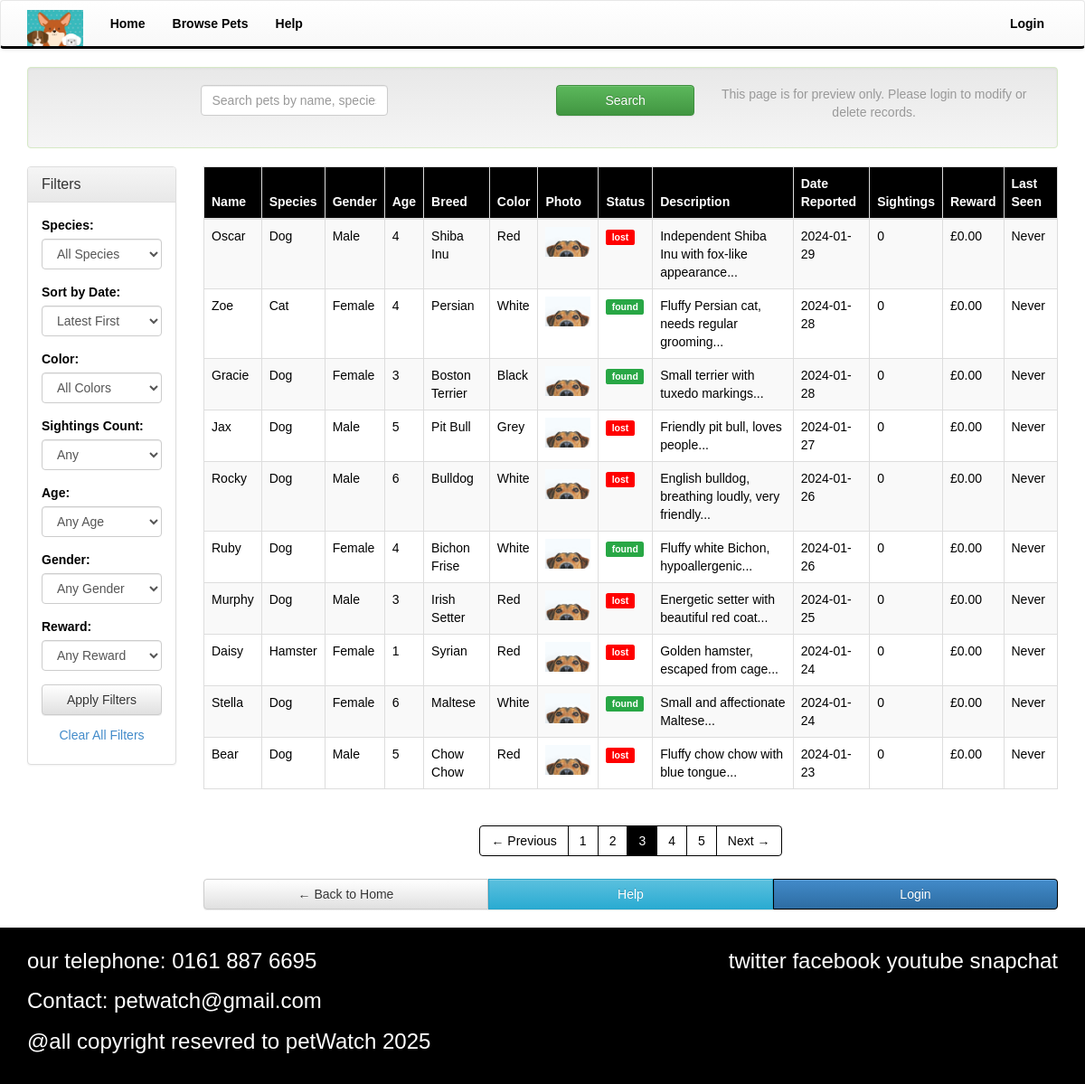
The page /controllers/browse.php?page=3 on the database its author committed.
### tables this page shows
CREATE TABLE "pets"
(
    id            INTEGER
        primary key autoincrement,
    name          TEXT,
    species       TEXT,
    breed         TEXT,
    color         TEXT,
    photo_url     TEXT,
    status        TEXT,
    description   TEXT,
    date_reported DATE,
    user_id       INTEGER
        references users,
    gender        TEXT,
    age           DECIMAL(4, 2),
    check (age >= 0 AND age <= 100),
    check (gender IN ('Male', 'Female')),
    check (status IN ('lost', 'found'))
);

### controllers/browse.php (called while the page is built, shortened)
<?php
require_once '../Model/PetModel.php';
$petModel = new PetModel('../database/petwatch.sqlite');
$search = isset($_GET['search']) ? $_GET['search'] : '';
$species = isset($_GET['species']) ? $_GET['species'] : '';
$color = isset($_GET['color']) ? $_GET['color'] : '';
$gender = isset($_GET['gender']) ? $_GET['gender'] : '';
$age = isset($_GET['age']) ? $_GET['age'] : '';
$sightings = isset($_GET['sightings']) ? $_GET['sightings'] : '';
$reward = isset($_GET['reward']) ? $_GET['reward'] : '';
$sort = isset($_GET['sort']) ? $_GET['sort'] : 'late';
$page = isset($_GET['page']) ? (int)$_GET['page'] : 1;
$filters = [
    'species' => $species,
    'color' => $color,
    'gender' => $gender,
    'age' => $age,
    'sightings' => $sightings,
    'reward' => $reward,
    'sort' => $sort
];
$filters = array_filter($filters);
$pets = $petModel->getPets($search, $filters, $page, 10);
$totalPets = $petModel->getTotalPets($search, $filters);
$totalPages = ceil($totalPets / 10);
include '../views/browse.phtml';
?>

### Model/PetModel.php (called while the page is built, shortened)
<?php
class PetModel
{
    private $db;
    public function __construct($databasePath)
    {
        try {
            $this->db = new PDO('sqlite:' . $databasePath);
            $this->db->setAttribute(PDO::ATTR_ERRMODE, PDO::ERRMODE_EXCEPTION);
        } catch (PDOException $e) {
            die("Database connection failed: " . $e->getMessage());
        }
    }
    public function getPets($search = '', $filters = [], $page = 1, $perPage = 10)
    {
        $offset = ($page - 1) * $perPage;
        $sql = "SELECT p.*,
                       COUNT(s.id) as sighting_count,
                       COALESCE(SUM(s.reward), 0) as total_reward,
                       MAX(s.timestamp) as last_sighting
                FROM pets p
                LEFT JOIN sightings s ON p.id = s.pet_id
                WHERE 1=1";
        $params = [];
        $sql .= " GROUP BY p.id";
        $sort = isset($filters['sort']) ? $filters['sort'] : 'late';
        if ($sort === 'early') {
            $sql .= " ORDER BY p.date_reported ASC";
        } else {
            $sql .= " ORDER BY p.date_reported DESC";
        }
        $sql .= " LIMIT ? OFFSET ?";
        $params[] = $perPage;
        $params[] = $offset;
        try {
            $stmt = $this->db->prepare($sql);
            $stmt->execute($params);
            return $stmt->fetchAll(PDO::FETCH_ASSOC);
        } catch (PDOException $e) {
            return [];
        }
    }
    public function getTotalPets($search = '', $filters = [])
    {
        $sql = "SELECT COUNT(DISTINCT p.id) as total
                FROM pets p
                WHERE 1=1";
        $params = [];
        try {
            $stmt = $this->db->prepare($sql);
            $stmt->execute($params);
            $result = $stmt->fetch(PDO::FETCH_ASSOC);
            return isset($result['total']) ? $result['total'] : 0;
        } catch (PDOException $e) {
            return 0;
        }
    }
}
?>

### views/browse.phtml (the view, shortened to what this page needs)
<?php global $search, $species, $sort, $color, $sightings, $age, $gender, $reward, $page, $totalPages; ?>
<?php include 'template/header.phtml'; ?>
    <div class="container">
        <div class="row">
            <div class="col-xs-12">
                <div class="well search-well text-center">
                    <form method="get" action="browse.php" class="form-inline">
                        <div class="form-group col-xs-12 col-sm-8 col-md-6 col-lg-6">
                            <input type="text" name="search" class="form-control"
                                   placeholder="Search pets by name, species, breed..."
                                   value="<?php echo htmlspecialchars($search); ?>">
                        </div>
                        <div class="form-group col-xs-12 col-sm-4 col-md-3 col-lg-2">
                            <button type="submit" class="btn btn-success btn-block">Search</button>
                        </div>
                    </form>
                    <p class="text-muted hidden-xs">
                        This page is for preview only. Please login to modify or delete records.
                    </p>
                </div>
            </div>
        </div>
        <div class="row">
            <div class="col-xs-12 col-md-3 col-lg-2">
                <div class="panel panel-default filter-panel">
                    <div class="panel-heading">
                        <h4 class="panel-title">
                            Filters
                        </h4>
                    </div>
                    <div id="filterCollapse" class="panel-body collapse in">
                        <form method="get" action="browse.php" id="filterForm">
                            <div class="form-group">
                                <label>Species:</label>
                                <select name="species" class="form-control" onchange="this.form.submit()">
                                    <option value="">All Species</option>
                                </select>
                            </div>
                            <div class="form-group">
                                <label>Sort by Date:</label>
                                <select name="sort" class="form-control" onchange="this.form.submit()">
                                    <option value="late" <?php echo $sort == 'late' ? 'selected' : ''; ?>>Latest First</option>
                                </select>
                            </div>
                            <div class="form-group">
                                <label>Color:</label>
                                <select name="color" class="form-control" onchange="this.form.submit()">
                                    <option value="">All Colors</option>
                                </select>
                            </div>
                            <div class="form-group">
                                <label>Sightings Count:</label>
                                <select name="sightings" class="form-control" onchange="this.form.submit()">
                                    <option value="">Any</option>
                                </select>
                            </div>
                            <div class="form-group">
                                <label>Age:</label>
                                <select name="age" class="form-control" onchange="this.form.submit()">
                                    <option value="">Any Age</option>
                                </select>
                            </div>
                            <div class="form-group">
                                <label>Gender:</label>
                                <select name="gender" class="form-control" onchange="this.form.submit()">
                                    <option value="">Any Gender</option>
                                </select>
                            </div>
                            <div class="form-group">
                                <label>Reward:</label>
                                <select name="reward" class="form-control" onchange="this.form.submit()">
                                    <option value="">Any Reward</option>
                                </select>
                            </div>
                            <button type="submit" class="btn btn-default btn-block">Apply Filters</button>
                            <a href="browse.php" class="btn btn-link btn-block">Clear All Filters</a>
                        </form>
                    </div>
                </div>
            </div>
            <div class="col-xs-12 col-md-9 col-lg-10">
                <?php if (empty($pets) && !empty($search)): ?>
                    <div class="alert alert-info text-center">
                        <p>Sorry, your search for "<?php echo htmlspecialchars($search); ?>" did not match any pets.</p>
                        <p>Try different keywords or <a href="browse.php">clear your search</a>.</p>
                    </div>
                <?php else: ?>
                    <div class="hidden-xs hidden-sm">
                        <div class="table-responsive">
                            <table class="table table-bordered table-striped">
                                <thead>
                                <tr>
                                    <th>Name</th>
                                    <th>Species</th>
                                    <th>Gender</th>
                                    <th>Age</th>
                                    <th>Breed</th>
                                    <th>Color</th>
                                    <th>Photo</th>
                                    <th>Status</th>
                                    <th>Description</th>
                                    <th>Date Reported</th>
                                    <th>Sightings</th>
                                    <th>Reward</th>
                                    <th>Last Seen</th>
                                </tr>
                                </thead>
                                <tbody>
                                <?php foreach ($pets as $pet): ?>
                                    <tr>
                                        <td><?php echo htmlspecialchars($pet['name']); ?></td>
                                        <td><?php echo htmlspecialchars($pet['species']); ?></td>
                                        <td><?php echo htmlspecialchars(isset($pet['gender']) ? $pet['gender'] : 'Unknown'); ?></td>
                                        <td><?php echo htmlspecialchars(isset($pet['age']) ? $pet['age'] : 'Unknown'); ?></td>
                                        <td><?php echo htmlspecialchars($pet['breed']); ?></td>
                                        <td><?php echo htmlspecialchars($pet['color']); ?></td>
                                        <td>
                                            <?php if (!empty($pet['photo_url'])): ?>
                                                <img src="../images/pet-image/dog.png" alt="Pet photo" class="img-responsive" style="max-width: 50px;">
                                            <?php else: ?>
                                                No photo
                                            <?php endif; ?>
                                        </td>
                                        <td>
                                            <span class="label <?php echo $pet['status'] == 'lost' ? 'label-danger' : 'label-success'; ?>">
                                                <?php echo htmlspecialchars($pet['status']); ?>
                                            </span>
                                        </td>
                                        <td><?php echo htmlspecialchars(substr($pet['description'], 0, 50) . '...'); ?></td>
                                        <td><?php echo htmlspecialchars($pet['date_reported']); ?></td>
                                        <td><?php echo htmlspecialchars(isset($pet['sighting_count']) ? $pet['sighting_count'] : 0); ?></td>
                                        <td>£<?php echo number_format(isset($pet['total_reward']) ? $pet['total_reward'] : 0, 2); ?></td>
                                        <td><?php echo htmlspecialchars(isset($pet['last_sighting']) ? $pet['last_sighting'] : 'Never'); ?></td>
                                    </tr>
                                <?php endforeach; ?>
                                </tbody>
                            </table>
                        </div>
                    </div>
                    <div class="row">
                        <div class="col-xs-12 text-center">
                            <ul class="pagination">
                                <?php if ($page > 1): ?>
                                    <li><a href="?<?php echo http_build_query(array_merge($_GET, ['page' => $page - 1])); ?>">← Previous</a></li>
                                <?php endif; ?>
                                <?php
                                $startPage = max(1, $page - 2);
                                $endPage = min($totalPages, $startPage + 4);
                                $startPage = max(1, $endPage - 4);
                                for ($i = $startPage; $i <= $endPage; $i++): ?>
                                    <li class="<?php echo $i == $page ? 'active' : ''; ?>">
                                        <a href="?<?php echo http_build_query(array_merge($_GET, ['page' => $i])); ?>"><?php echo $i; ?></a>
                                    </li>
                                <?php endfor; ?>
                                <?php if ($page < $totalPages): ?>
                                    <li><a href="?<?php echo http_build_query(array_merge($_GET, ['page' => $page + 1])); ?>">Next →</a></li>
                                <?php endif; ?>
                            </ul>
                        </div>
                    </div>
                <?php endif; ?>
                <div class="row">
                    <div class="col-xs-12">
                        <div class="btn-group btn-group-justified">
                            <a href="../index.php" class="btn btn-default">← Back to Home</a>
                            <a href="#" class="btn btn-info">Help</a>
                            <a href="login.php" class="btn btn-primary">Login</a>
                        </div>
                    </div>
                </div>
            </div>
        </div>
    </div>
<?php include 'template/footer.phtml'; ?>

### css/my-style.css (style rules this page uses)
html, body { height: 100%; margin: 0; padding: 0; }
body { background-color: white; color: black; font-family: Arial, sans-serif; display: flex; flex-direction: column; min-height: 100vh; }
.btn-primary { background-color: black; border-color: black; }
.table th { background-color: #000; color: #fff; border-color: #000; }
.table-striped > tbody > tr:nth-of-type(odd) { background-color: #f9f9f9; }
.label-danger { background-color: #ff0000; }
.label-success { background-color: #28a745; }
.well { background-color: #dff0d8; border-color: #d6e9c6; }
.pagination > li > a { color: #000; border: 1px solid #000; }
.pagination > li.active > a { background-color: #000; border-color: #000; color: #fff; }

### rows shown on the page
pets: name "Oscar", species "Dog", gender "Male", age "4", breed "Shiba Inu", color "Red", status "lost", description "Independent Shiba Inu with fox-like appearance...", date_reported "2024-01-29", sighting_count "0", total_reward "0.00", last_sighting "Never"
pets: name "Zoe", species "Cat", gender "Female", age "4", breed "Persian", color "White", status "found", description "Fluffy Persian cat, needs regular grooming...", date_reported "2024-01-28", sighting_count "0", total_reward "0.00", last_sighting "Never"
pets: name "Gracie", species "Dog", gender "Female", age "3", breed "Boston Terrier", color "Black", status "found", description "Small terrier with tuxedo markings...", date_reported "2024-01-28", sighting_count "0", total_reward "0.00", last_sighting "Never"
pets: name "Jax", species "Dog", gender "Male", age "5", breed "Pit Bull", color "Grey", status "lost", description "Friendly pit bull, loves people...", date_reported "2024-01-27", sighting_count "0", total_reward "0.00", last_sighting "Never"
pets: name "Rocky", species "Dog", gender "Male", age "6", breed "Bulldog", color "White", status "lost", description "English bulldog, breathing loudly, very friendly...", date_reported "2024-01-26", sighting_count "0", total_reward "0.00", last_sighting "Never"
pets: name "Ruby", species "Dog", gender "Female", age "4", breed "Bichon Frise", color "White", status "found", description "Fluffy white Bichon, hypoallergenic...", date_reported "2024-01-26", sighting_count "0", total_reward "0.00", last_sighting "Never"
pets: name "Murphy", species "Dog", gender "Male", age "3", breed "Irish Setter", color "Red", status "lost", description "Energetic setter with beautiful red coat...", date_reported "2024-01-25", sighting_count "0", total_reward "0.00", last_sighting "Never"
pets: name "Daisy", species "Hamster", gender "Female", age "1", breed "Syrian", color "Red", status "lost", description "Golden hamster, escaped from cage...", date_reported "2024-01-24", sighting_count "0", total_reward "0.00", last_sighting "Never"
pets: name "Stella", species "Dog", gender "Female", age "6", breed "Maltese", color "White", status "found", description "Small and affectionate Maltese...", date_reported "2024-01-24", sighting_count "0", total_reward "0.00", last_sighting "Never"
pets: name "Bear", species "Dog", gender "Male", age "5", breed "Chow Chow", color "Red", status "lost", description "Fluffy chow chow with blue tongue...", date_reported "2024-01-23", sighting_count "0", total_reward "0.00", last_sighting "Never"
